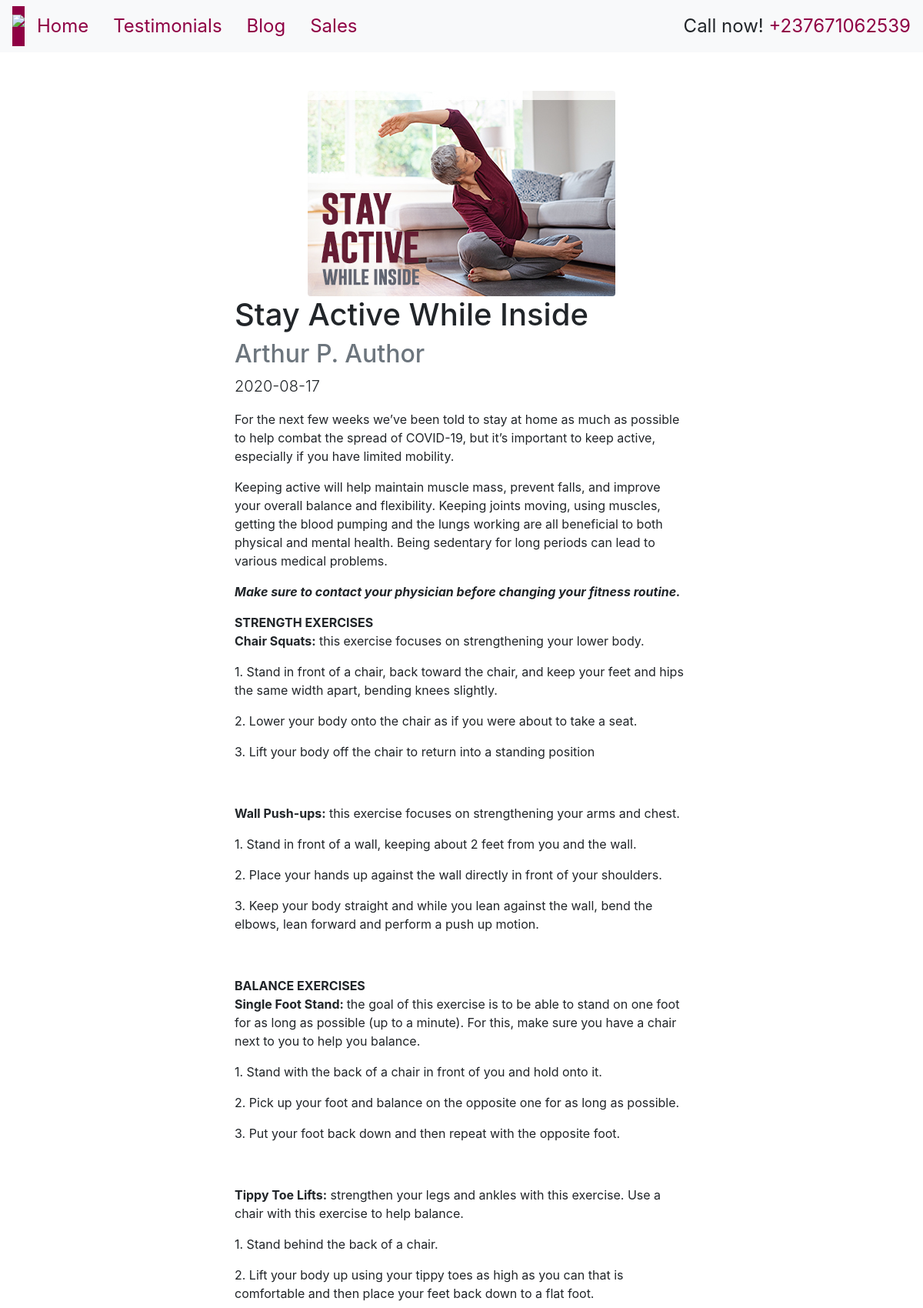
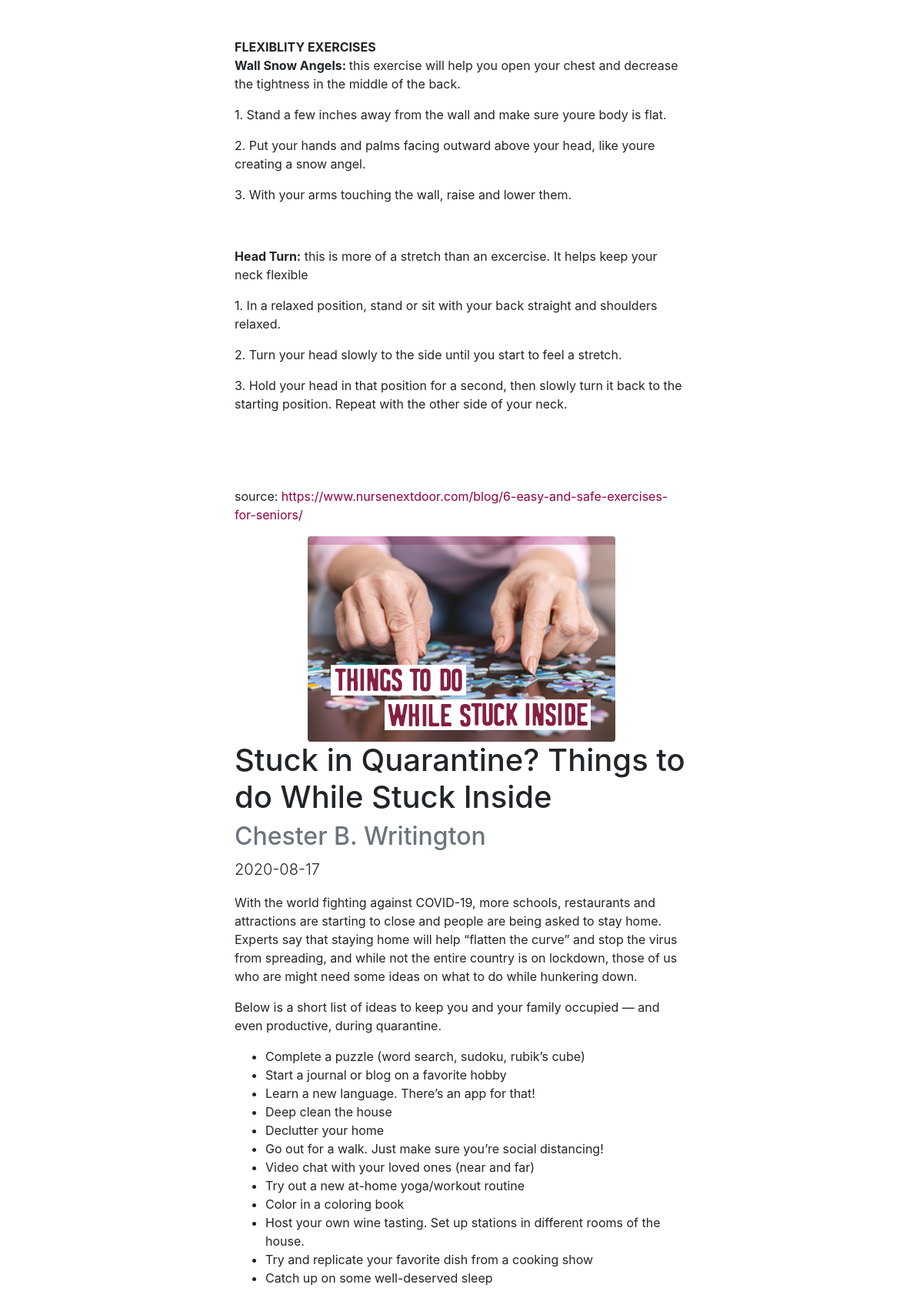
Screenshot of /blog.php (upper part) with the database file from the repository (2 pictures, top to bottom).
### tables this page shows
CREATE TABLE `posts` (
  `id` int(11) NOT NULL,
  `title` varchar(255) NOT NULL,
  `body` text NOT NULL,
  `author` varchar(255) NOT NULL,
  `image` varchar(255) NOT NULL,
  `created_at` date DEFAULT NULL
);

### blog.php (called while the page is built)
<?php
include 'header.php';
include 'queryPosts.php';
include 'footer.php';
?>

### queryPosts.php (the view, shortened to what this page needs)
  <?php
    try {
      $conn = new PDO("mysql:host=$servername;dbname=acorn", $username, $password);
      $conn->setAttribute(PDO::ATTR_ERRMODE, PDO::ERRMODE_EXCEPTION);
      $stmt = $conn->query("SELECT * FROM posts");
      $posts = $stmt->fetchAll(PDO::FETCH_OBJ);
      foreach ($posts as $post) {
    ?>
        <div class="container" style="max-width:650px;">
            <img class="rounded mx-auto d-block" src="<?php echo $post->image ?>">
            <h1><?php echo $post->title ?> </h1>
            <h2 class="text-muted">
              <?php echo $post->author ?></span></h2>
            <p class="lead"><?php echo $post->created_at ?></td>
              <p><?php echo $post->body ?></p>
  </div>
<?php
      }
    } catch (PDOException $e) {
      echo "<p class='text-danger'> Connection failed! " . $e->getMessage() . "</p>
      <h1>Please try again.</h1>
      <p>If the problem persists, email:
      <a href='mailto:njid18753@gmail.com'>
      njid18753@gmail.com</p></a>";
    }
?>
</div>

### header.php (shortened to what this page needs)
<!DOCTYPE html>
<html lang="en">
<head>
    <link rel="stylesheet" href="https://stackpath.bootstrapcdn.com/bootstrap/4.5.2/css/bootstrap.min.css">
    <link rel="stylesheet" href="index.css">
</head>
<body>
    <nav class="navbar sticky-top navbar-light bg-light" style="background-color:#efefef;">
        <ul class="nav">
            <li style="background-color:#8f0044;">
                <img height="50rem" src="img/trans-acorn.png">
            </li>
            <li class="nav-item">
                <a class="nav-link" href="index.php">Home</a>
            </li>
            <li class="nav-item">
                <a class="nav-link" href="testimonials.php">Testimonials</a>
            </li>
            <li class="nav-item">
                <a class="nav-link" href="blog.php">Blog</a>
            </li>
            <li class="nav-item">
                <a class="nav-link" href="sales.php">Sales</a>
            </li>
        </ul>
        <div class="right">Call now!
            <a href="tel:+237671062539">+237671062539</a>
        </div>
    </nav>
    <div class="container">
        <div class="space"></div>
        <div class="container" style="max-width:650px;">

### footer.php (shortened to what this page needs)
  </div>
</body>
</html>

### index.css (style rules this page uses)
nav { font-size: x-large; display: flex; flex-wrap: wrap; }
a { color: #8f0044; text-decoration: none; }
.space { height: 50px; }
.right { text-align: right; align-items: flex-end; }

### rows the page displays
posts: image (picture), title "Stay Active While Inside", author "Arthur P. Author", created_at "2020-08-17", body "For the next few weeks we’ve been told to stay at home as much as possible to help combat the spread of COVID-19, but it’s important to keep active, especially if you have limited mobility. Keeping active will help maintain muscle mass, prevent falls, and improve your overall balance and flexibility. Keeping joints moving, using muscles, getting the blood pumping and the lungs working are all beneficial to both physical and mental health. Being sedentary for long periods can lead to various medical problems. Make sure to contact your physician before changing your fitness routine. STRENGTH EXERCISES Chair Squats: this exercise focuses on strengthening your lower body. 1. Stand in front of a…"
posts: image (picture), title "Stuck in Quarantine? Things to do While Stuck Inside", author "Chester B. Writington", created_at "2020-08-17", body "With the world fighting against COVID-19, more schools, restaurants and attractions are starting to close and people are being asked to stay home. Experts say that staying home will help “flatten the curve” and stop the virus from spreading, and while not the entire country is on lockdown, those of us who are might need some ideas on what to do while hunkering down. Below is a short list of ideas to keep you and your family occupied — and even productive, during quarantine. Complete a puzzle (word search, sudoku, rubik’s cube) Start a journal or blog on a favorite hobby Learn a new language. There’s an app for that! Deep clean the house Declutter your home Go out for a walk. Just make sure…"
